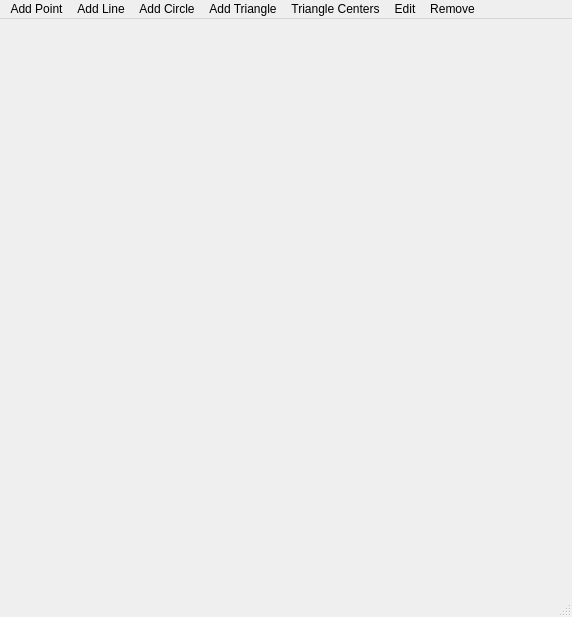
<?xml version="1.0" encoding="UTF-8"?>
<ui version="4.0">
 <class>MainWindow</class>
 <widget class="QMainWindow" name="MainWindow">
  <property name="geometry">
   <rect>
    <x>0</x>
    <y>0</y>
    <width>572</width>
    <height>617</height>
   </rect>
  </property>
  <property name="windowTitle">
   <string>MainWindow</string>
  </property>
  <widget class="QWidget" name="centralwidget">
   <widget class="QCustomPlot" name="custom_plot" native="true">
    <property name="geometry">
     <rect>
      <x>0</x>
      <y>0</y>
      <width>571</width>
      <height>571</height>
     </rect>
    </property>
   </widget>
  </widget>
  <widget class="QMenuBar" name="menubar">
   <property name="geometry">
    <rect>
     <x>0</x>
     <y>0</y>
     <width>572</width>
     <height>21</height>
    </rect>
   </property>
   <widget class="QMenu" name="menuAdd_Point">
    <property name="title">
     <string>Add Point</string>
    </property>
    <addaction name="actionIndependent"/>
    <addaction name="actionOn_line"/>
    <addaction name="actionOn_Circle"/>
    <addaction name="actionMidpoint"/>
    <addaction name="actionIntersect"/>
    <addaction name="actionSecond_Intersect"/>
   </widget>
   <widget class="QMenu" name="menuAdd_Line">
    <property name="title">
     <string>Add Line</string>
    </property>
    <addaction name="actionNew_Line"/>
    <addaction name="actionParallel"/>
    <addaction name="actionPerpendicular_Bisector"/>
    <addaction name="actionFirst_Tangent"/>
    <addaction name="actionSecond_Tangent"/>
   </widget>
   <widget class="QMenu" name="menuAdd_Circle">
    <property name="title">
     <string>Add Circle</string>
    </property>
    <addaction name="actionNew_Circle"/>
    <addaction name="actionCenter_and_Radius"/>
    <addaction name="actionCenter_and_Point"/>
   </widget>
   <widget class="QMenu" name="menuRemove">
    <property name="title">
     <string>Remove</string>
    </property>
    <addaction name="actionRemove"/>
   </widget>
   <widget class="QMenu" name="menuEdit">
    <property name="title">
     <string>Edit</string>
    </property>
    <addaction name="actionEdit"/>
   </widget>
   <widget class="QMenu" name="menuAdd_Triangle">
    <property name="title">
     <string>Add Triangle</string>
    </property>
   </widget>
   <widget class="QMenu" name="menuTriangle_Centers">
    <property name="title">
     <string>Triangle Centers</string>
    </property>
   </widget>
   <addaction name="menuAdd_Point"/>
   <addaction name="menuAdd_Line"/>
   <addaction name="menuAdd_Circle"/>
   <addaction name="menuAdd_Triangle"/>
   <addaction name="menuTriangle_Centers"/>
   <addaction name="menuEdit"/>
   <addaction name="menuRemove"/>
  </widget>
  <widget class="QStatusBar" name="statusbar"/>
  <action name="actionIndependent">
   <property name="text">
    <string>New Point</string>
   </property>
  </action>
  <action name="actionMidpoint">
   <property name="text">
    <string>Midpoint</string>
   </property>
  </action>
  <action name="actionRemove">
   <property name="text">
    <string>Remove Construction</string>
   </property>
  </action>
  <action name="actionEdit">
   <property name="text">
    <string>Edit Point</string>
   </property>
  </action>
  <action name="actionOn_line">
   <property name="text">
    <string>Point on Line</string>
   </property>
  </action>
  <action name="actionOn_Circle">
   <property name="text">
    <string>Point on Circle</string>
   </property>
  </action>
  <action name="actionIntersect">
   <property name="text">
    <string>Intersect</string>
   </property>
  </action>
  <action name="actionSecond_Intersect">
   <property name="text">
    <string>Second Intersect</string>
   </property>
  </action>
  <action name="actionParallel">
   <property name="text">
    <string>Parallel Line</string>
   </property>
  </action>
  <action name="actionNew_Line">
   <property name="text">
    <string>New Line</string>
   </property>
  </action>
  <action name="actionPerpendicular_Bisector">
   <property name="text">
    <string>Perpendicular Bisector</string>
   </property>
  </action>
  <action name="actionFirst_Tangent">
   <property name="text">
    <string>First Tangent</string>
   </property>
  </action>
  <action name="actionSecond_Tangent">
   <property name="text">
    <string>Second Tangent</string>
   </property>
  </action>
  <action name="actionNew_Circle">
   <property name="text">
    <string>New Circle</string>
   </property>
  </action>
  <action name="actionCenter_and_Radius">
   <property name="text">
    <string>Center and Radius</string>
   </property>
  </action>
  <action name="actionCenter_and_Point">
   <property name="text">
    <string>Center and Point</string>
   </property>
  </action>
 </widget>
 <customwidgets>
  <customwidget>
   <class>QCustomPlot</class>
   <extends>QWidget</extends>
   <header>qcustomplot.h</header>
   <container>1</container>
  </customwidget>
 </customwidgets>
 <resources/>
 <connections/>
</ui>
